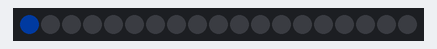
Simulated run of this sketch. Board: ESP32. Shown: 19 RGB LEDs in strip order, left to right. Dim RGB values are drawn brighter than linear; random numbers use the default seed unless the sketch sets one.

Above: at 0.05 s.
At 4.91 s:
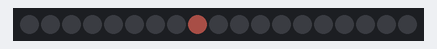
At 9.88 s:
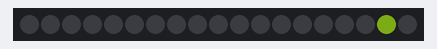
At 20.03 s:
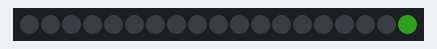
At 30.39 s:
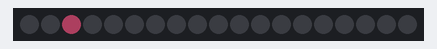
At 39.92 s:
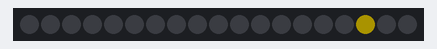

The sketch:

ESP32_firmware.ino
```cpp
#include <Adafruit_NeoPixel.h>
#ifdef __AVR__
  #include <avr/power.h>
#endif

#define PIN 22
#define NUM_LEDS 19
#define BRIGHTNESS 50

Adafruit_NeoPixel strip = Adafruit_NeoPixel(NUM_LEDS, PIN, NEO_GRB + NEO_KHZ800);
int8_t pixel_i;


void setup() {
  strip.setBrightness(BRIGHTNESS);
  strip.begin();
  strip.show(); // Initialize all pixels to 'off'
}


void loop() {
  for(uint16_t i=0; i<strip.numPixels(); i++) {

      if (i == pixel_i)
        strip.setPixelColor(i, random(0xffffff));
      else
        strip.setPixelColor(i, 0x000000);
  }
  strip.show();
  pixel_i = (++pixel_i) % NUM_LEDS;

  delay(2000 / NUM_LEDS);
}
```
